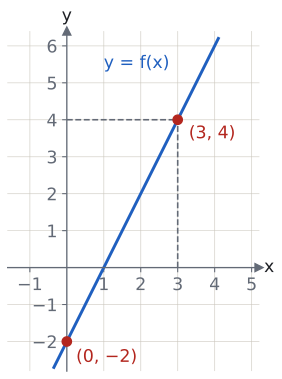

This figure's Python source:
import sys; sys.path.insert(0, "tools")
from cizim import *

# f(x) = ax + b doğrusu (0, −2) ve (3, 4) noktalarından geçer: b = −2, a = 2, f(x) = 2x − 2.
fig, ax = sekil(5, 4.6)
eksenler(ax, x=(-1.6, 5.2), y=(-2.8, 6.4))
ax.set_aspect("equal")
ax.set_xticks([-1, 1, 2, 3, 4, 5]); ax.set_yticks([-2, -1, 1, 2, 3, 4, 5, 6])
ax.set_xticklabels(["−1", "1", "2", "3", "4", "5"]); ax.set_yticklabels(["−2", "−1", "1", "2", "3", "4", "5", "6"])
xs = np.linspace(-0.35, 4.1, 50)
ax.plot(xs, 2 * xs - 2, color=MAVI)
ax.plot([3, 3], [0, 4], "--", color=SOLUK, lw=1.2); ax.plot([0, 3], [4, 4], "--", color=SOLUK, lw=1.2)
nokta(ax, 0, -2, "(0, −2)", dx=0.25, dy=-0.55, renk=KIRMIZI)
nokta(ax, 3, 4, "(3, 4)", dx=0.3, dy=-0.5, renk=KIRMIZI)
ax.text(1.0, 5.4, "y = f(x)", color=MAVI, fontsize=13)
kaydet(fig, __file__)
